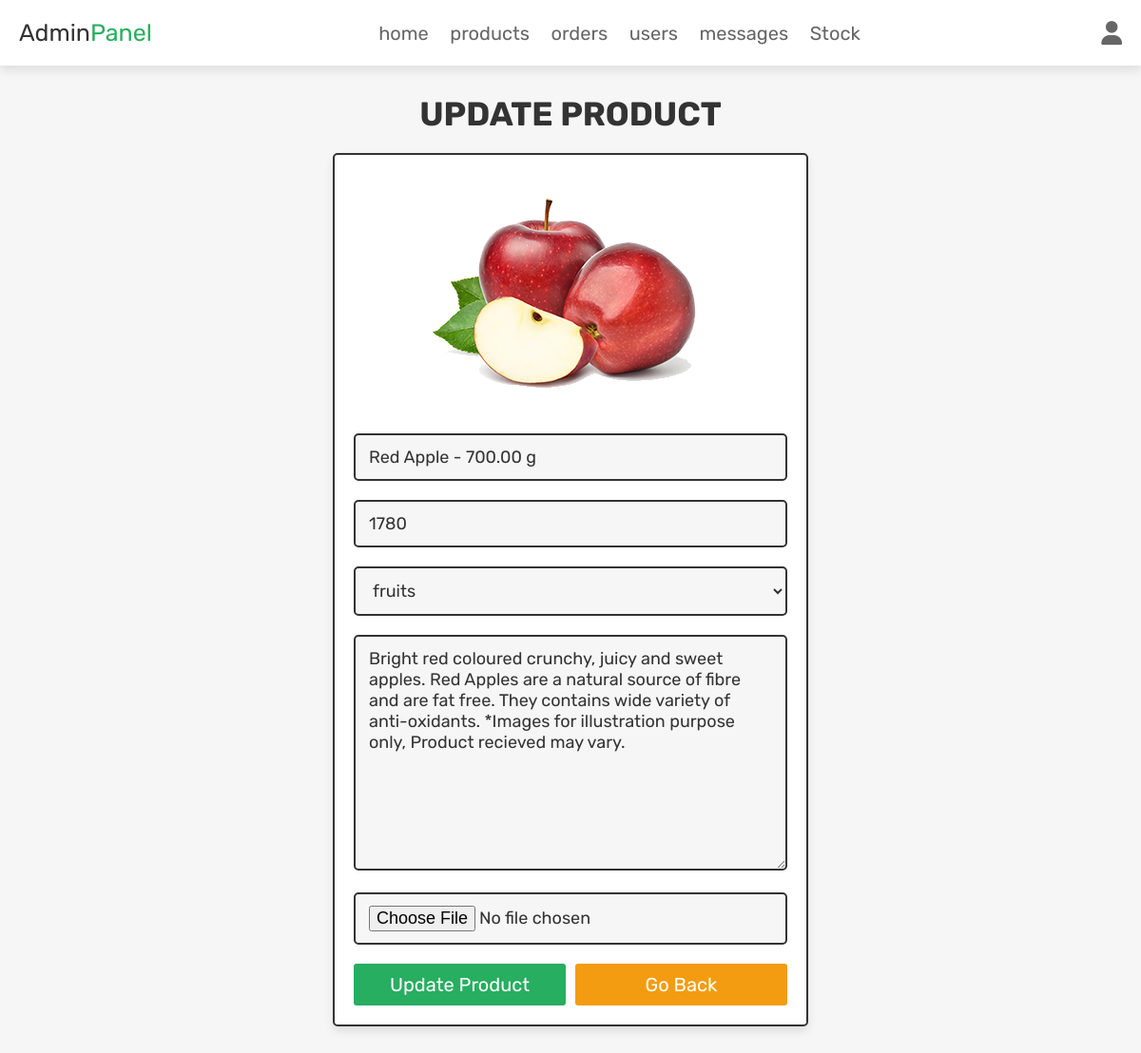
Screenshot of /admin_update_product.php?update=215 (signed in) with the database file from the repository.
### tables this page shows
CREATE TABLE `products` (
  `id` int(100) NOT NULL,
  `name` varchar(100) NOT NULL,
  `category` varchar(20) NOT NULL,
  `details` varchar(500) NOT NULL,
  `price` int(100) NOT NULL,
  `image` varchar(100) NOT NULL,
  `quantity` int(11) NOT NULL,
  `available` int(11) NOT NULL
);

### admin_update_product.php (the view, shortened to what this page needs)
<?php
@include 'config.php';
?>
<!DOCTYPE html>
<html lang="en">
<head>
   <link rel="stylesheet" href="https://cdnjs.cloudflare.com/ajax/libs/font-awesome/6.1.1/css/all.min.css">
   <link rel="stylesheet" href="css/admin_style.css">
</head>
<body>
<?php include 'admin_header.php'; ?>
<section class="update-product">
   <h1 class="title">update product</h1>
   <?php
      $update_id = $_GET['update'];
      $select_products = $conn->prepare("SELECT * FROM `products` WHERE id = ?");
      $select_products->execute([$update_id]);
      if($select_products->rowCount() > 0){
         while($fetch_products = $select_products->fetch(PDO::FETCH_ASSOC)){
   ?>
   <form action="" method="post" enctype="multipart/form-data">
      <img src="uploaded_img/<?= $fetch_products['image']; ?>" alt="">
      <input type="text" name="name" placeholder="enter product name" required class="box" value="<?= $fetch_products['name']; ?>">
      <input type="number" name="price" min="0" placeholder="enter product price" required class="box" value="<?= $fetch_products['price']; ?>">
      <select name="category" class="box" required>
         <option selected><?= $fetch_products['category']; ?></option>
      </select>
      <textarea name="details" required placeholder="enter product details" class="box" cols="30" rows="10"><?= $fetch_products['details']; ?></textarea>
      <input type="file" name="image" class="box" accept="image/jpg, image/jpeg, image/png">
      <div class="flex-btn">
         <input type="submit" class="btn" value="update product" name="update_product">
         <a href="admin_products.php" class="option-btn">go back</a>
      </div>
   </form>
   <?php
         }
      }else{
         echo '<p class="empty">no products found!</p>';
      }
   ?>
</section>
</body>
</html>

### css/admin_style.css (style rules this page uses)
.update-product form { max-width: 50rem; padding:2rem; margin:0 auto; text-align: center; border:var(--border); box-shadow: var(--box-shadow); background-color: var(--white); border-radius: .5rem; }
.update-product form img { height: 25rem; object-fit: cover; margin-bottom: 1rem; }
.update-product form .box { width: 100%; border:var(--border); background-color: var(--white); border-radius: .5rem; background-color: var(--light-bg); padding:1.2rem 1.4rem; font-size: 1.8rem; color:var(--black); margin:1rem 0; }

### css/components.css (style rules this page uses)
:root { --green:#27ae60; --orange:#f39c12; --red:#e74c3c; --black:#333; --light-color:#666; --white:#fff; --light-bg:#f6f6f6; --border:.2rem solid var(--black); --box-shadow:0 .5rem 1rem rgba(0,0,0,.1); }
* { font-family: 'Rubik', sans-serif; margin:0; padding:0; box-sizing: border-box; outline: none; border:none; text-decoration: none; color:var(--black); }
body { background-color: var(--light-bg); }
html { font-size: 62.5%; overflow-x: hidden; scroll-behavior: smooth; scroll-padding-top: 6.5rem; }
section { padding:3rem 2rem; max-width: 1000px; margin:0 auto; }
.btn, .delete-btn, .option-btn { display: block; width: 100%; margin-top: 1rem; border-radius: .3rem; color:var(--white); font-size: 2rem; padding:1rem 1rem; text-transform: capitalize; cursor: pointer; text-align: center; }
.btn { background-color: var(--green); }
.option-btn { background-color: var(--orange); }
.flex-btn { display: flex; flex-wrap: wrap; gap:1rem; }
.flex-btn > * { flex:1; }
.title { text-align: center; margin-bottom: 2rem; text-transform: uppercase; color:var(--black); font-size: 3.5rem; }

### rows the page displays
products: image (picture), name "Red Apple - 700.00 g", price "1780", category "fruits", details "Bright red coloured crunchy, juicy and sweet apples. Red Apples are a natural source of fibre and are fat free. They contains wide variety of anti-oxidants. *Images for illustration purpose only, Product recieved may vary."
